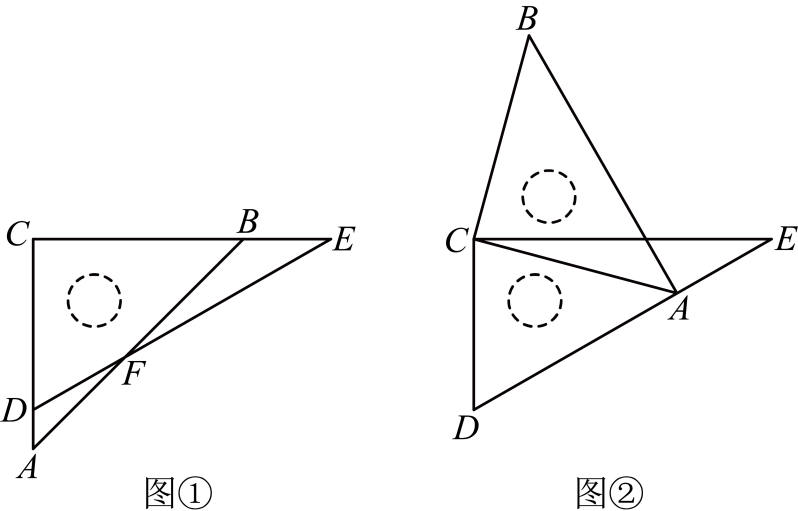
#> input picture backend/media/0d791f2e-1fe8-4b66-9602-ee8fd3ba0abd/01a39290-2238-4377-8fe4-bc8319ddf3d1/image322.png, 798 x 511 px
$ python -i small_image_ocr.py   (imports and definitions only)
#> lines starting #> are read from the running program, lines starting #| are printed output that depends on the picture; after the words box and inside, x2 and y2 are one past the last pixel; in counts of white or black regions, pixels touching at a corner belong together
#> further down, picture is the input picture: PIL image 798x511 RGBA; mean R, G, B, A 0.2, 0.1, 0.1, 6.7
from __future__ import annotations

import re
from functools import lru_cache
from pathlib import Path

from PIL import Image, ImageEnhance, ImageFilter, ImageOps

try:
    from rapidocr_onnxruntime import RapidOCR
except ImportError:  # pragma: no cover - optional fallback when OCR deps are absent
    RapidOCR = None


_NUMERIC_TEXT_RE = re.compile(r"^\d+(?:\.\d+)?%?$")
_SMALL_TEXT_RE = re.compile(r"^[\w\u00B7\u00B1\u2212\u03B1-\u03C9\u0391-\u03A9\u2220\u0394\u25B3\u2032\u2033.,=+\-×÷/^()]+$")


# [5 lines left out: function _get_ocr_engine, not called in this run]


def _prepare_variants(image: Image.Image) -> list[Image.Image]:
    variants: list[Image.Image] = []
    base = image.convert("L")
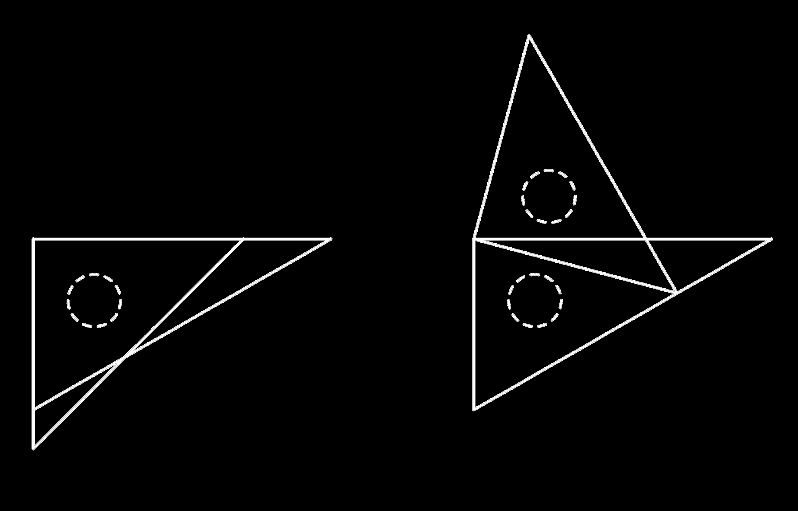
#> base: PIL image 798x511 L; min 0, max 5, mean 0.108; drawn with min black and max white

    for threshold in (200, 190, 180, 170, 160, 150):
        bw = base.point(lambda p, t=threshold: 255 if p > t else 0).convert("L")
        bw = ImageOps.invert(bw)
        bbox = bw.getbbox()
        if bbox is None:
            continue
        cropped = bw.crop(bbox)
        canvas = Image.new("L", (cropped.width + 20, cropped.height + 20), 0)
        canvas.paste(cropped, (10, 10))
        variants.append(canvas.resize((canvas.width * 20, canvas.height * 20), Image.Resampling.LANCZOS))
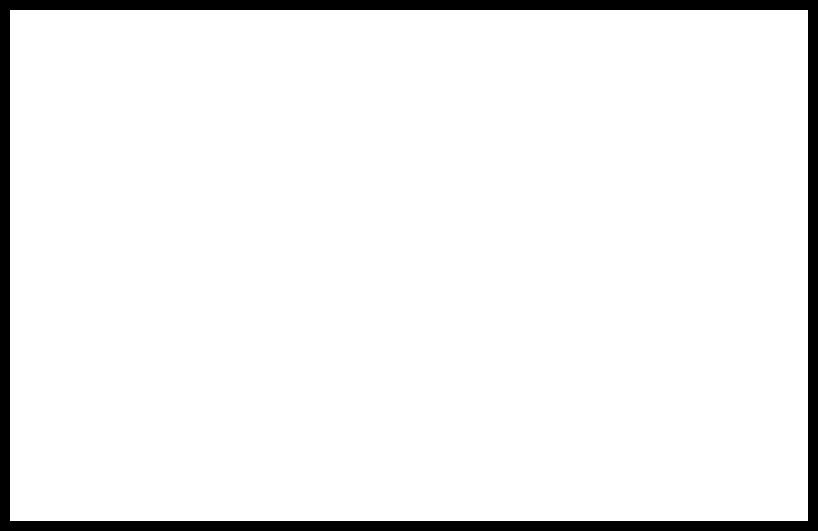
#> canvas: PIL image 818x531 L; 93.9% white; 1 black region, box (x1, y1, x2, y2) and area: (0, 0, 818, 531) 26580
#> after the loop, variants = 6 items

    contrast = ImageOps.autocontrast(base)
    contrast = contrast.filter(ImageFilter.SHARPEN)
    contrast = ImageEnhance.Contrast(contrast).enhance(2.0)
    contrast = contrast.resize((contrast.width * 20, contrast.height * 20), Image.Resampling.LANCZOS)
#> contrast: PIL image 15960x10220 L
    variants.append(contrast)

    return variants


def _normalize_text(text: str) -> str:
    return text.strip().replace(" ", "")


# [86 lines left out: functions recognize_small_numeric_image, recognize_small_text_image, not called in this run]

>>> from PIL import Image
>>> picture = Image.open('../../media/0d791f2e-1fe8-4b66-9602-ee8fd3ba0abd/01a39290-2238-4377-8fe4-bc8319ddf3d1/image322.png')
>>> result = _prepare_variants(picture)
#> result = 7 items
